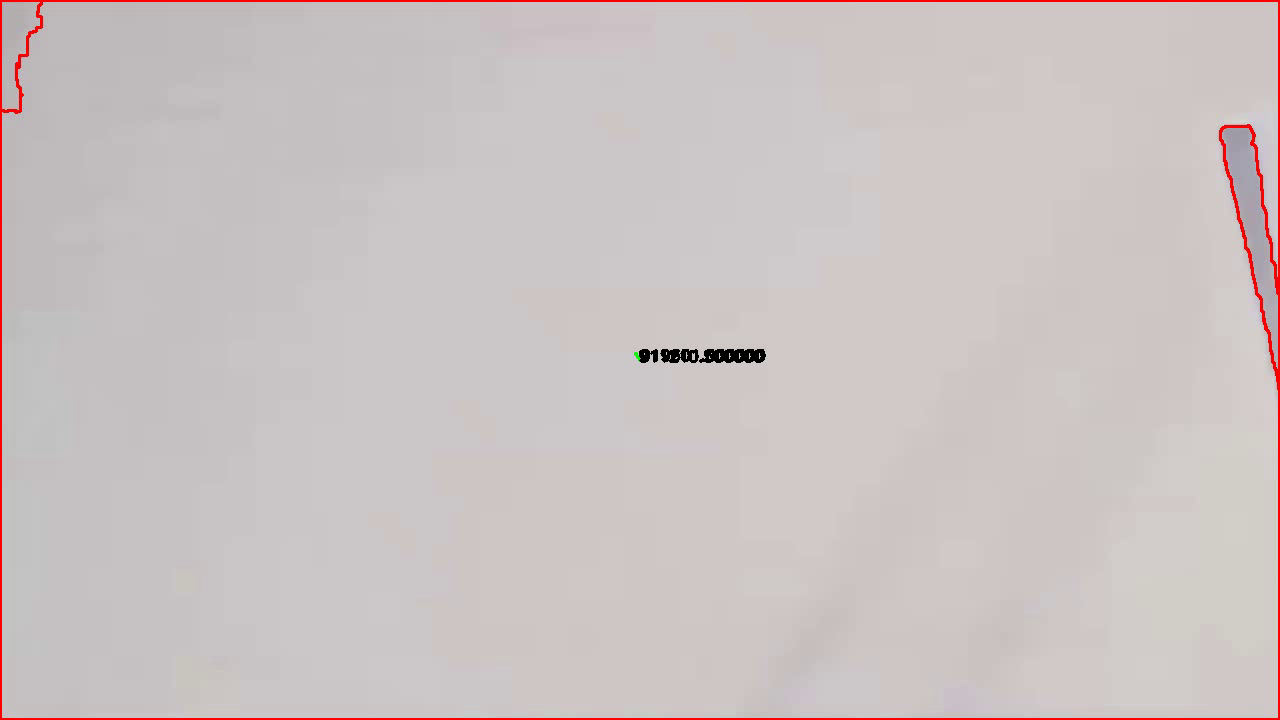
//> input picture frame 12 of 13_2024-07-16/dip13_kadai1.mp4, 1280 x 720 px, given in place of pantora.mp4, which was not available
$ ./dip13_kadai1   (built with g++ and OpenCV 4)
//> lines starting //> are read from the running program, lines starting //| are printed output that depends on the picture; after the words box and inside, x2 and y2 are one past the last pixel; in counts of white or black regions, pixels touching at a corner belong together; pictures that were not available may be replaced by others from this repository, and a replacement may not be noted
//g++ dip13.cpp -std=c++11 `pkg-config --cflags --libs opencv4`
#include <iostream>  //入出力関連ヘッダ
#include <opencv2/opencv.hpp>  //OpenCV関連ヘッダ

int main(int argc, char* argv[])
{
    //ビデオキャプチャの初期化
    cv::VideoCapture capture("./src/pantora.mp4");  //ビデオファイルをオープン
    if (capture.isOpened()==0) {  //オープンに失敗した場合
        printf("Capture not found\n");
        return -1;
    }

    // パンの種類を表す色を定義
    const cv::Scalar color_goro_goro(255, 255, 0); // シアン
    const cv::Scalar color_cheese(255, 0, 0);      // 青
    const cv::Scalar color_thick_choco(0, 255, 0); // 緑
    const cv::Scalar color_banana_bread(255, 0, 255); // マゼンタ
    const cv::Scalar color_lemon_baum(0, 0, 255);  // 赤

    //画像格納用インスタンス準備
    cv::Mat frameImage;  //ビデオキャプチャ用
    int width = capture.get(cv::CAP_PROP_FRAME_WIDTH);
    int height = capture.get(cv::CAP_PROP_FRAME_HEIGHT);
    cv::Size imageSize(width, height);  //ビデオ画像サイズ
    printf("imageSize = (%d, %d)\n", width, height);  //ビデオ画像サイズ表示

    //画像表示用ウィンドウの生成
    cv::namedWindow("Frame");
    cv::namedWindow("Binary");
    cv::namedWindow("Contour");

    cv::Mat hsvImage;

    // ビデオライタ
    cv::VideoWriter writer("./dst/dip13_kadai1.mp4", cv::VideoWriter::fourcc('m', 'p', '4', 'v'), 30, imageSize);

    //動画処理用無限ループ
    while (1) {
        //ビデオキャプチャから1フレーム"frameImage"に取り込み
        capture >> frameImage;
//> frameImage is the input picture: 720 rows x 1280 cols, CV_8UC3; mean B, G, R 194.2, 194.2, 202.7
        //ビデオが終了したら無限ループから脱出
        if (frameImage.data==NULL) {
            break;
        }

        // 輪郭抽出の下準備
        // グレースケール画像に変換
        cv::Mat grayImage;
        cv::cvtColor(frameImage, grayImage, cv::COLOR_BGR2GRAY);
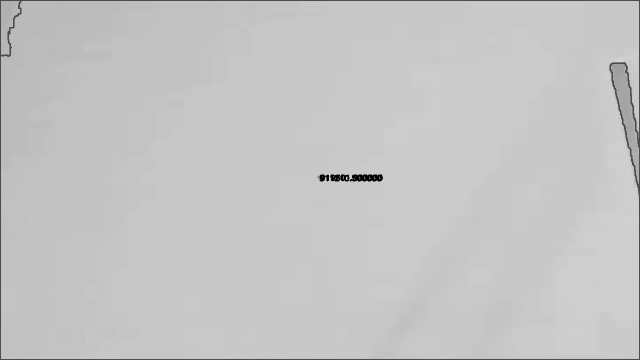
//> grayImage: 720 rows x 1280 cols, CV_8UC1 (shown at 1/2 size); min 0, max 216, mean 196.9
        cv::cvtColor(frameImage, hsvImage, cv::COLOR_BGR2HSV);
//> hsvImage: 720 rows x 1280 cols, CV_8UC3; mean H, S, V 85.5, 11.6, 202.8

        // 2値化
        cv::Mat binaryImage;
        cv::threshold(grayImage, binaryImage, 189, 255, cv::THRESH_BINARY_INV);
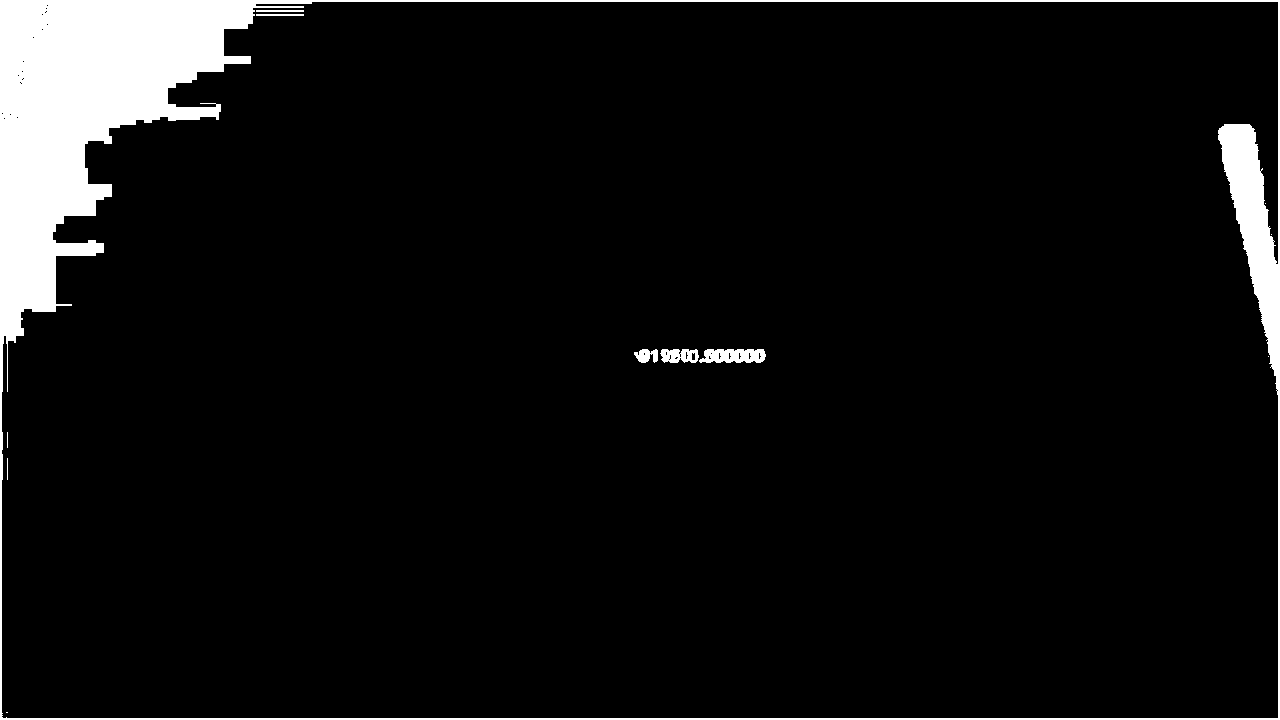
//> binaryImage: 720 rows x 1280 cols, CV_8UC1; 6.3% white; 12 white regions (5 under 20 px), largest, box (x1, y1, x2, y2) and area: (0, 0, 1280, 720) 56061, (699, 349, 766, 363) 761, (660, 349, 699, 363) 413


        // 収縮・膨張処理
        cv::Mat kernel = cv::getStructuringElement(cv::MORPH_RECT, cv::Size(3, 3));

        //収縮
        cv::erode(binaryImage, binaryImage, cv::Mat(), cv::Point(-1, -1), 11);
        //膨張
        cv::dilate(binaryImage, binaryImage, cv::Mat(), cv::Point(-1, -1), 20);
        //収縮
        cv::erode(binaryImage, binaryImage, cv::Mat(), cv::Point(-1, -1), 9);
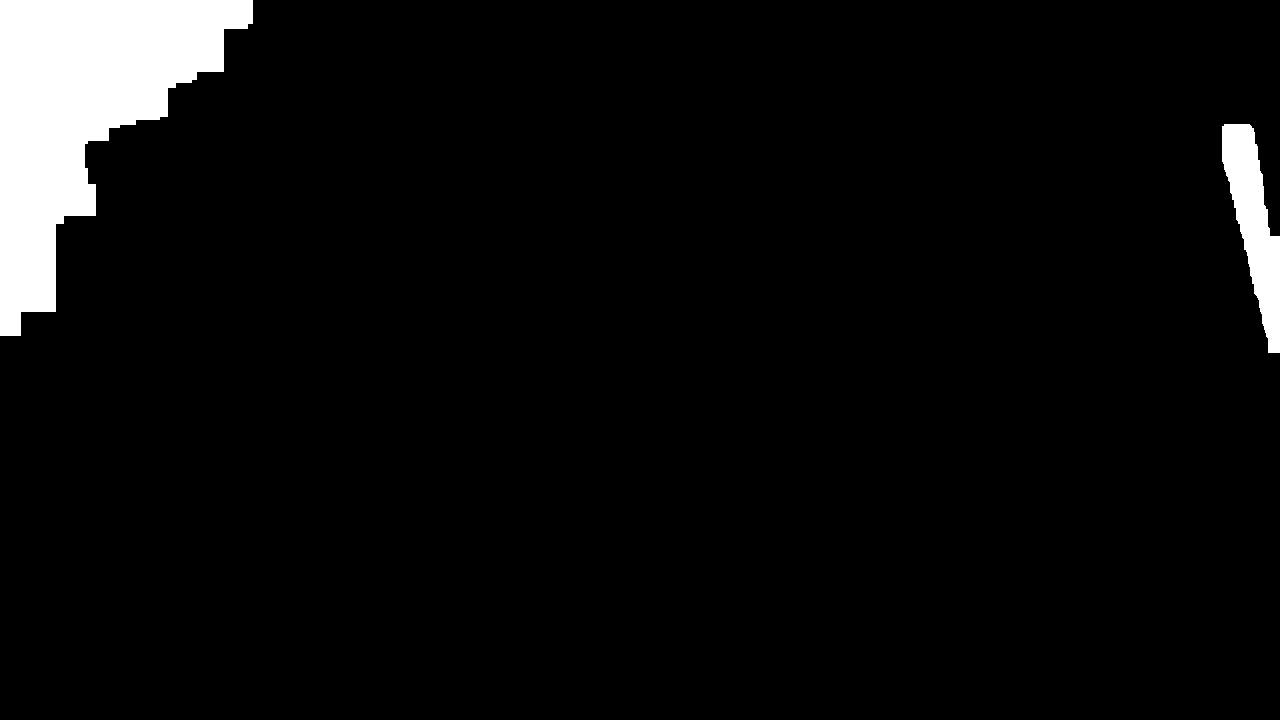
//> binaryImage: 720 rows x 1280 cols, CV_8UC1; 5.1% white; 2 white regions


        // 輪郭表示用画像
        cv::Mat contourImage = frameImage.clone();

        // 輪郭抽出
        std::vector<std::vector<cv::Point>> contours;

        // 画像の破壊を防ぐためにコピーを作成
        cv::Mat tmpImage = binaryImage.clone();
        cv::findContours(tmpImage, contours, cv::RETR_LIST, cv::CHAIN_APPROX_NONE);
//> contours = 2 contours; box (x1, y1, x2, y2) and area: (0, 0, 253, 336) 39922, (1222, 124, 1280, 353) 6246

        // 輪郭描画
        for (int i = 0; i < contours.size(); i++) {
            // 面積が小さいものは無視
            if (cv::contourArea(contours[i]) > 1200) {
                // 色抽出用座標
                cv::Point pixelColor(contours[i][0].x + 5, contours[i][0].y + 10);

                // 座標が画面端10%によっている時
                if (pixelColor.x < width * 0.2 || pixelColor.y < height * 0.2) continue;
                if (pixelColor.x > width * 0.8 || pixelColor.y > height * 0.8) continue;

                // 色判定
                cv::Vec3b hsvColor = hsvImage.at<cv::Vec3b>(pixelColor.y, pixelColor.x);

                // 輪郭の色を定義
                cv::Scalar color;

                // 円形度を計算
                double perimeter = cv::arcLength(contours[i], true);
                double area = cv::contourArea(contours[i]);
                double circularity = 4 * M_PI * area / (perimeter * perimeter);

                // 円形度による分類
                if(circularity > 0.82){
                    // レモンバウム
                    if (hsvColor[0] > 20 && hsvColor[0] < 40 && hsvColor[1] > 100 && hsvColor[2] > 100){
                        color = color_lemon_baum;
                    }else{
                        // チーズブッセ
                        color = color_cheese;
                    }
                }else if(circularity > 0.75){
                    // 厚切りチョコケーキ
                    if (hsvColor[1] < 50 && hsvColor[2] < 90){
                        color = color_thick_choco;
                    }else{
                        // バナナブレッド
                        color = color_banana_bread;
                    }
                }else{
                    // ごろごろチョコチップスコーン
                    color = color_goro_goro;
                }

                // 要素の面積と円形度を画面上に表示
                // cv::putText(contourImage, std::to_string(area), contours[i][0], cv::FONT_HERSHEY_SIMPLEX, 0.5, cv::Scalar(0, 0, 0), 2);
                // cv::putText(contourImage, std::to_string(circularity), contours[i][0] + cv::Point(0, 20), cv::FONT_HERSHEY_SIMPLEX, 0.5, cv::Scalar(0, 0, 0), 2);


                cv::drawContours(contourImage, contours, i, color, 2);

                // 画面左上(座標固定)にインジケーターを描画
                cv::Point indicatorPos;

                if (color == color_lemon_baum) indicatorPos = cv::Point(10, 10);
                if (color == color_cheese) indicatorPos = cv::Point(30, 10);
                if (color == color_thick_choco) indicatorPos = cv::Point(50, 10);
                if (color == color_banana_bread) indicatorPos = cv::Point(70, 10);
                if (color == color_goro_goro) indicatorPos = cv::Point(90, 10);

                cv::circle(contourImage, indicatorPos, 10, color, -1);

            }
        }
//> this loop made 2 passes
//> pixelColor on passes 1 to 2: Point(1229, 134), Point(5, 10)


        //画像表示
        cv::imshow("Frame", frameImage);
        cv::imshow("Contour", contourImage);
        cv::imshow("Binary", binaryImage);

        //動画出力
        writer << contourImage;


        //キー入力待ち
        int key = cv::waitKey(20);
//> the 'q' key is pressed
        //[Q]が押されたら無限ループ脱出
        if (key=='q')
            break;

        // [S]が押されたら動画を一時停止
        if (key=='s')
            // 再度sが押されるまで無限ループ
            while (cv::waitKey(0)!='s');
    }

    //終了処理
    //カメラ終了
    capture.release();
    //メッセージを出力して終了
    printf("Finished\n");
    return 0;
}

$ run again, starting later in the video
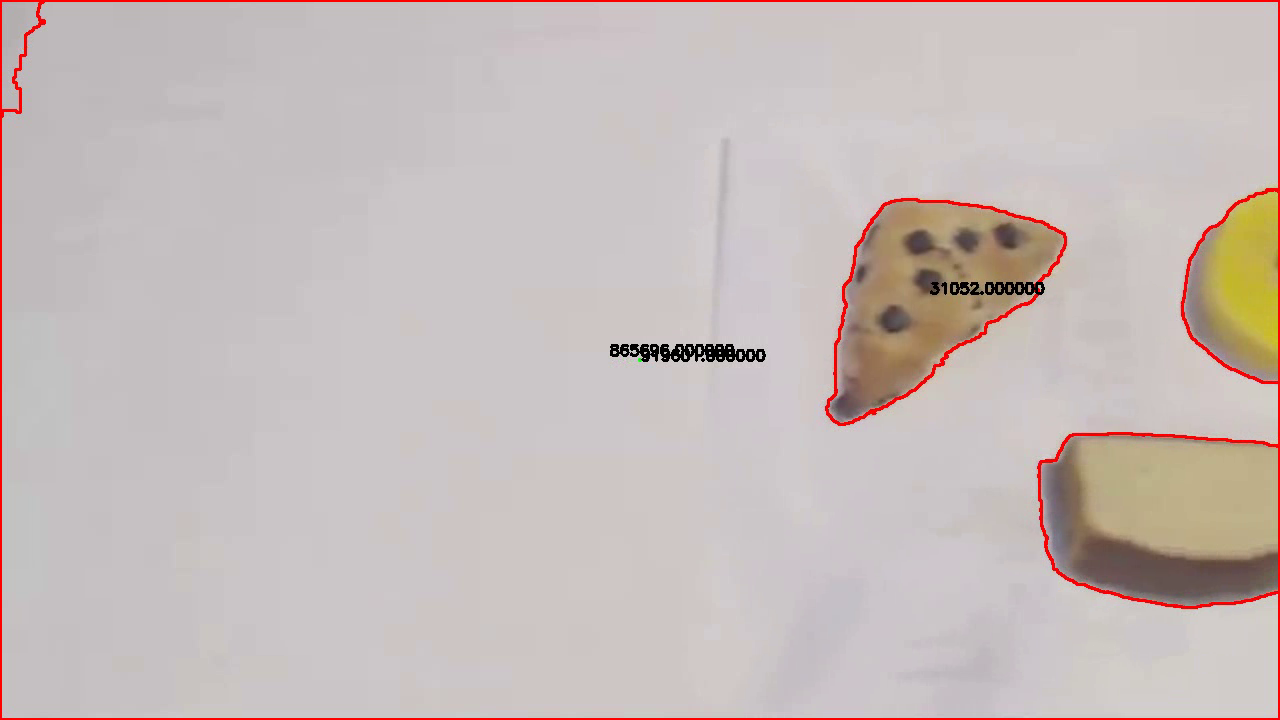
//> input picture frame 55 of 13_2024-07-16/dip13_kadai1.mp4, 1280 x 720 px, given in place of pantora.mp4, which was not available
//> frameImage is the input picture: 720 rows x 1280 cols, CV_8UC3; mean B, G, R 185.6, 187.8, 198.5
//> hsvImage: 720 rows x 1280 cols, CV_8UC3; mean H, S, V 101.3, 18.9, 198.5
//> `cv::erode(binaryImage, binaryImage, cv::Mat(), cv::Point(-1, -1), 9);`:
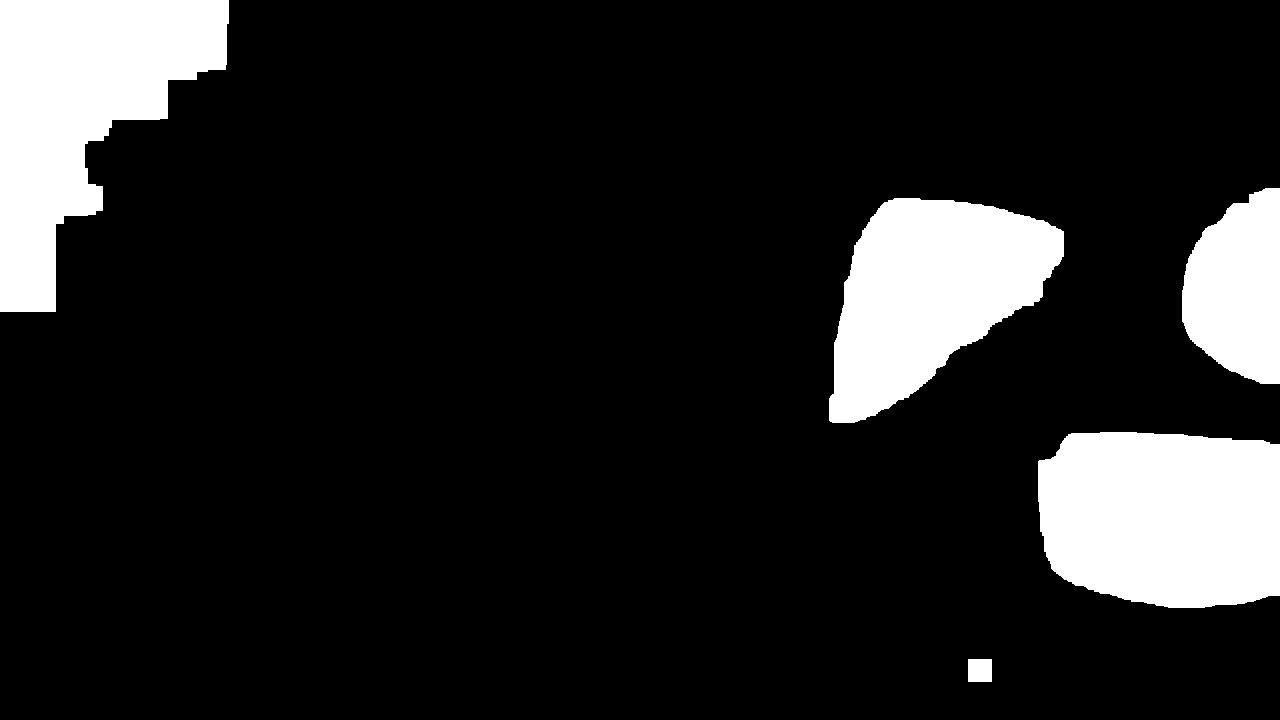
//> binaryImage: 720 rows x 1280 cols, CV_8UC1; 13.6% white; 5 white regions
//> contours = 5 contours; box (x1, y1, x2, y2) and area: (0, 0, 229, 312) 38767, (1038, 432, 1280, 608) 37823, (829, 198, 1064, 423) 32294, (1182, 188, 1280, 384) 14559, (968, 659, 992, 682) 506
//> the loop `for (int i = 0; i < contours.size(); i++)` made 5 passes
//> (pixelColor, hsvColor, perimeter, area, circularity) on pass 3: (Point(899, 208), [15, 92, 171], 815.2, 32294, 0.611)
//> after the loop `for (int i = 0; i < contours.size(); i++)`:
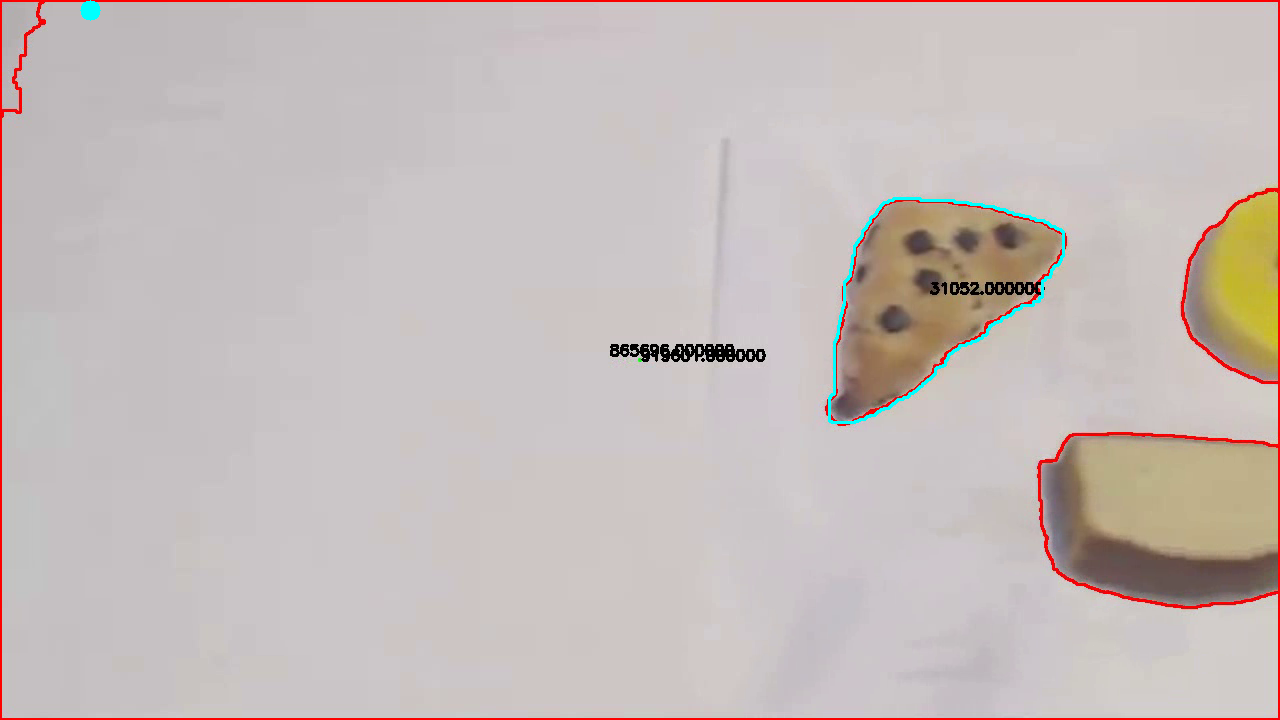
//> contourImage: 720 rows x 1280 cols, CV_8UC3; 0.31% of pixels changed, all inside (x1, y1, x2, y2) = (80, 0, 1065, 424)
